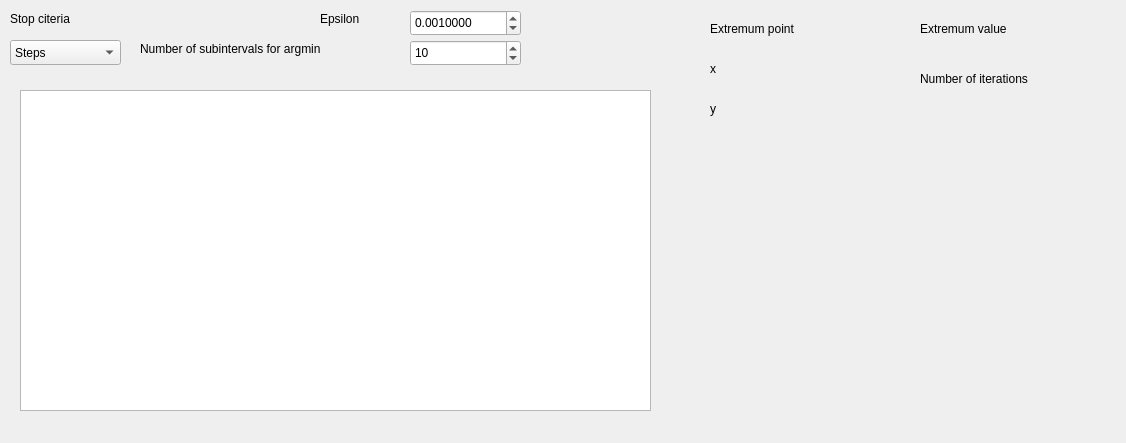
<?xml version="1.0" encoding="UTF-8"?>
<ui version="4.0">
 <class>FRDialog</class>
 <widget class="QDialog" name="FRDialog">
  <property name="geometry">
   <rect>
    <x>0</x>
    <y>0</y>
    <width>1126</width>
    <height>443</height>
   </rect>
  </property>
  <property name="windowTitle">
   <string>Dialog</string>
  </property>
  <widget class="QLabel" name="label_2">
   <property name="geometry">
    <rect>
     <x>140</x>
     <y>40</y>
     <width>251</width>
     <height>17</height>
    </rect>
   </property>
   <property name="text">
    <string>Number of subintervals for argmin</string>
   </property>
  </widget>
  <widget class="QLabel" name="f">
   <property name="geometry">
    <rect>
     <x>910</x>
     <y>40</y>
     <width>191</width>
     <height>17</height>
    </rect>
   </property>
   <property name="text">
    <string/>
   </property>
  </widget>
  <widget class="QSpinBox" name="subint">
   <property name="geometry">
    <rect>
     <x>410</x>
     <y>40</y>
     <width>111</width>
     <height>26</height>
    </rect>
   </property>
   <property name="minimum">
    <number>1</number>
   </property>
   <property name="maximum">
    <number>100000000</number>
   </property>
   <property name="value">
    <number>10</number>
   </property>
  </widget>
  <widget class="QLabel" name="label_5">
   <property name="geometry">
    <rect>
     <x>710</x>
     <y>60</y>
     <width>21</width>
     <height>17</height>
    </rect>
   </property>
   <property name="text">
    <string>x</string>
   </property>
  </widget>
  <widget class="QDoubleSpinBox" name="epsilon">
   <property name="geometry">
    <rect>
     <x>410</x>
     <y>10</y>
     <width>111</width>
     <height>26</height>
    </rect>
   </property>
   <property name="decimals">
    <number>7</number>
   </property>
   <property name="maximum">
    <double>10000000000.000000000000000</double>
   </property>
   <property name="value">
    <double>0.001000000000000</double>
   </property>
  </widget>
  <widget class="QLabel" name="label_4">
   <property name="geometry">
    <rect>
     <x>920</x>
     <y>20</y>
     <width>121</width>
     <height>17</height>
    </rect>
   </property>
   <property name="text">
    <string>Extremum value</string>
   </property>
  </widget>
  <widget class="QLabel" name="y">
   <property name="geometry">
    <rect>
     <x>730</x>
     <y>100</y>
     <width>141</width>
     <height>17</height>
    </rect>
   </property>
   <property name="text">
    <string/>
   </property>
  </widget>
  <widget class="QLabel" name="label_8">
   <property name="geometry">
    <rect>
     <x>320</x>
     <y>10</y>
     <width>67</width>
     <height>17</height>
    </rect>
   </property>
   <property name="text">
    <string>Epsilon</string>
   </property>
  </widget>
  <widget class="QLabel" name="label">
   <property name="geometry">
    <rect>
     <x>10</x>
     <y>10</y>
     <width>101</width>
     <height>17</height>
    </rect>
   </property>
   <property name="text">
    <string>Stop citeria</string>
   </property>
  </widget>
  <widget class="QLabel" name="label_3">
   <property name="geometry">
    <rect>
     <x>710</x>
     <y>20</y>
     <width>131</width>
     <height>17</height>
    </rect>
   </property>
   <property name="text">
    <string>Extremum point</string>
   </property>
  </widget>
  <widget class="QLabel" name="k">
   <property name="geometry">
    <rect>
     <x>920</x>
     <y>100</y>
     <width>151</width>
     <height>17</height>
    </rect>
   </property>
   <property name="text">
    <string/>
   </property>
  </widget>
  <widget class="QLabel" name="label_6">
   <property name="geometry">
    <rect>
     <x>710</x>
     <y>100</y>
     <width>16</width>
     <height>17</height>
    </rect>
   </property>
   <property name="text">
    <string>y</string>
   </property>
  </widget>
  <widget class="QLabel" name="label_7">
   <property name="geometry">
    <rect>
     <x>920</x>
     <y>70</y>
     <width>151</width>
     <height>17</height>
    </rect>
   </property>
   <property name="text">
    <string>Number of iterations</string>
   </property>
  </widget>
  <widget class="QComboBox" name="stop">
   <property name="geometry">
    <rect>
     <x>10</x>
     <y>40</y>
     <width>111</width>
     <height>25</height>
    </rect>
   </property>
   <item>
    <property name="text">
     <string>Steps</string>
    </property>
   </item>
   <item>
    <property name="text">
     <string>Value</string>
    </property>
   </item>
   <item>
    <property name="text">
     <string>Gradient</string>
    </property>
   </item>
   <item>
    <property name="text">
     <string>Argument</string>
    </property>
   </item>
  </widget>
  <widget class="QLabel" name="x">
   <property name="geometry">
    <rect>
     <x>730</x>
     <y>60</y>
     <width>151</width>
     <height>17</height>
    </rect>
   </property>
   <property name="text">
    <string/>
   </property>
  </widget>
  <widget class="QCustomPlot" name="plot">
   <property name="geometry">
    <rect>
     <x>20</x>
     <y>90</y>
     <width>631</width>
     <height>321</height>
    </rect>
   </property>
  </widget>
 </widget>
 <customwidgets>
  <customwidget>
   <class>QCustomPlot</class>
   <extends>QGraphicsView</extends>
   <header>qcustomplot.h</header>
  </customwidget>
 </customwidgets>
 <resources/>
 <connections/>
</ui>
